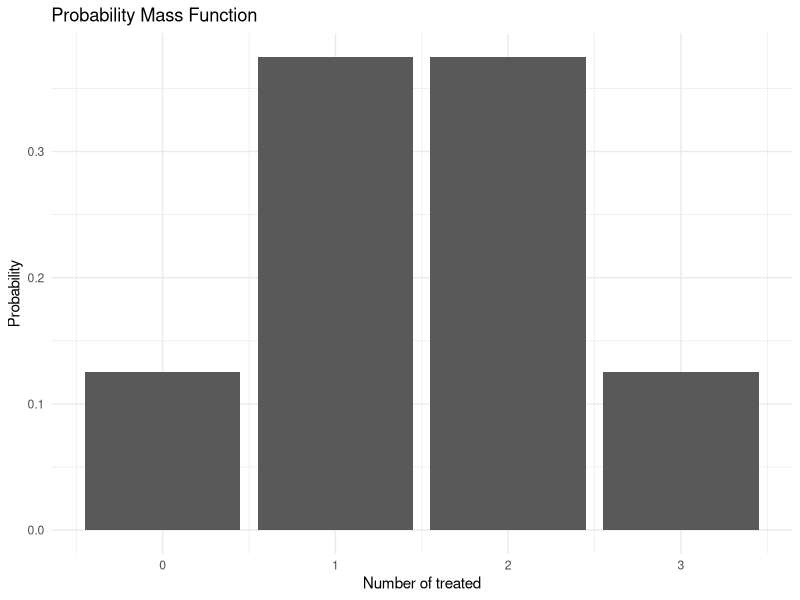
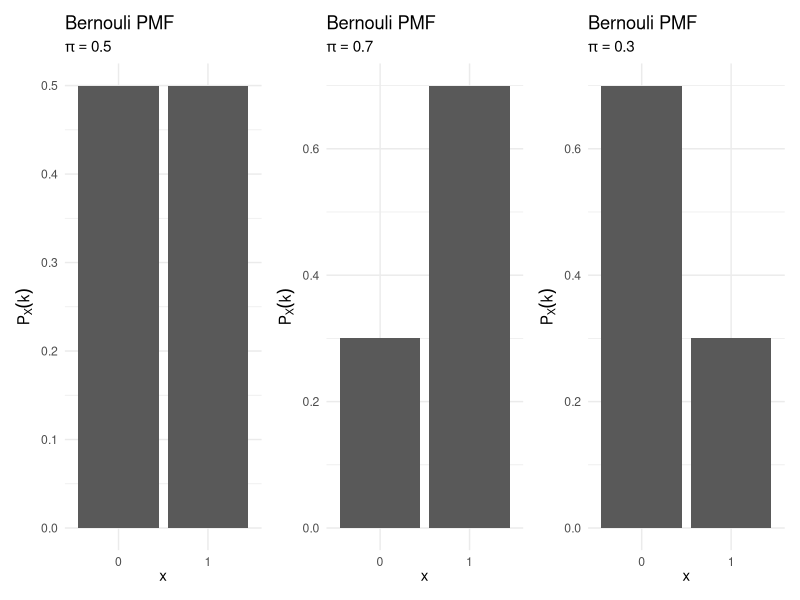
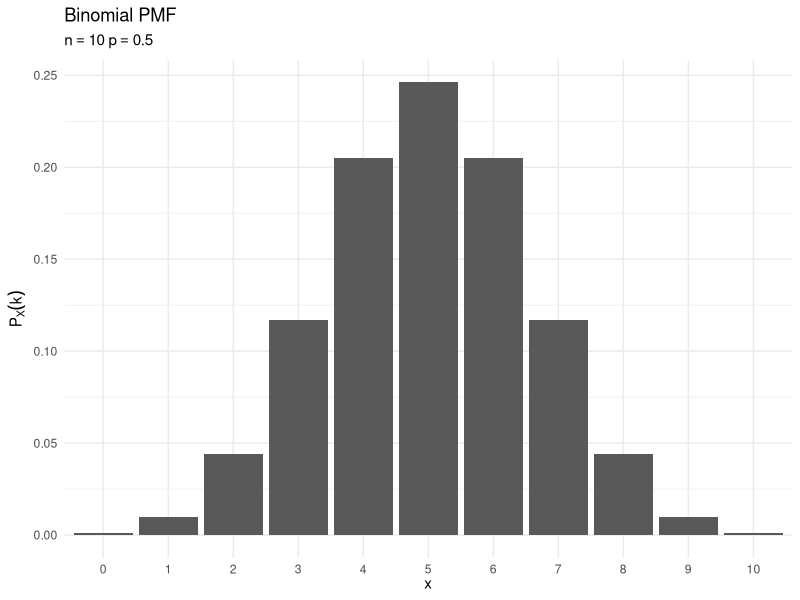
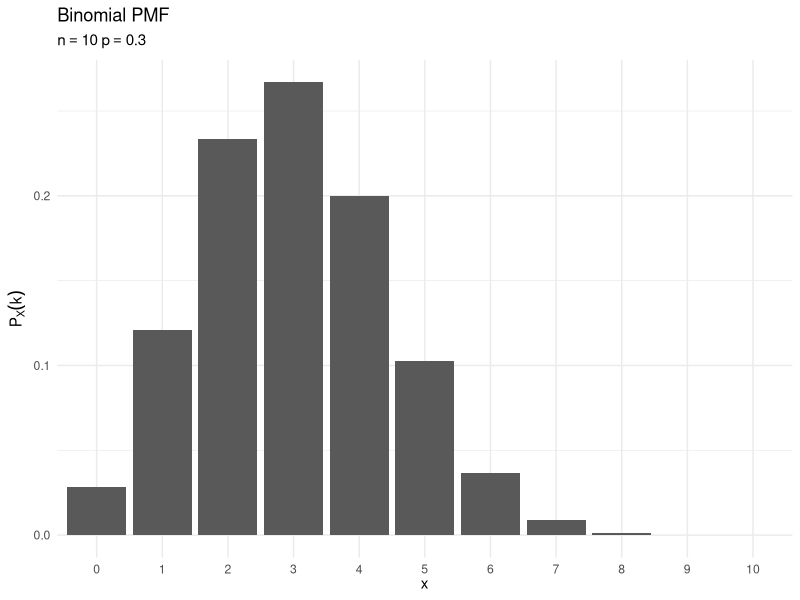
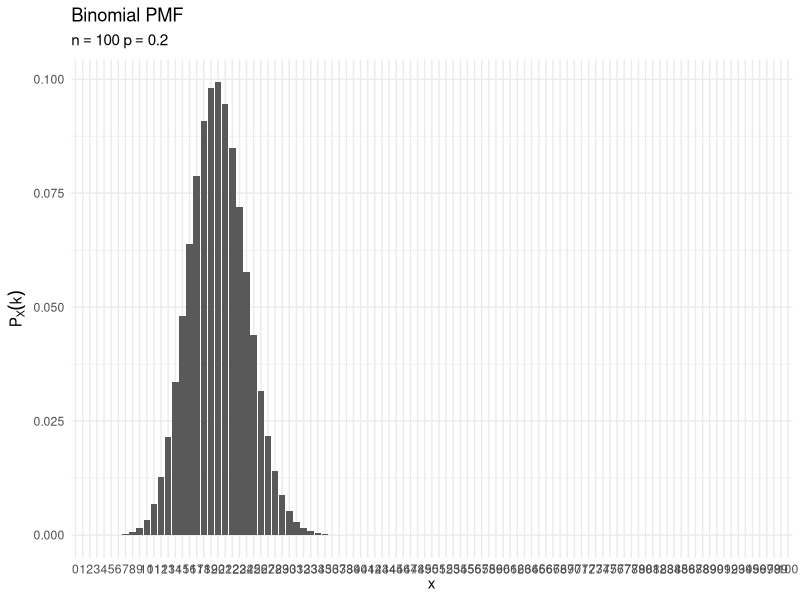
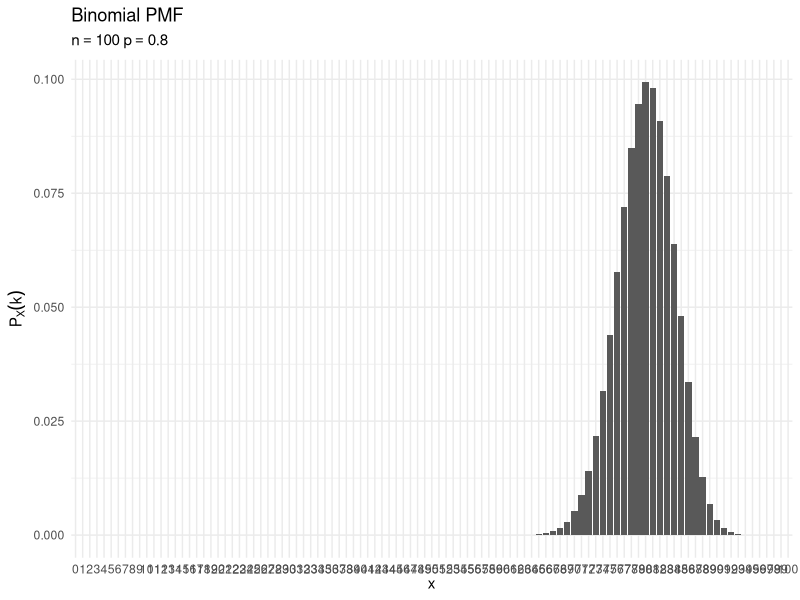
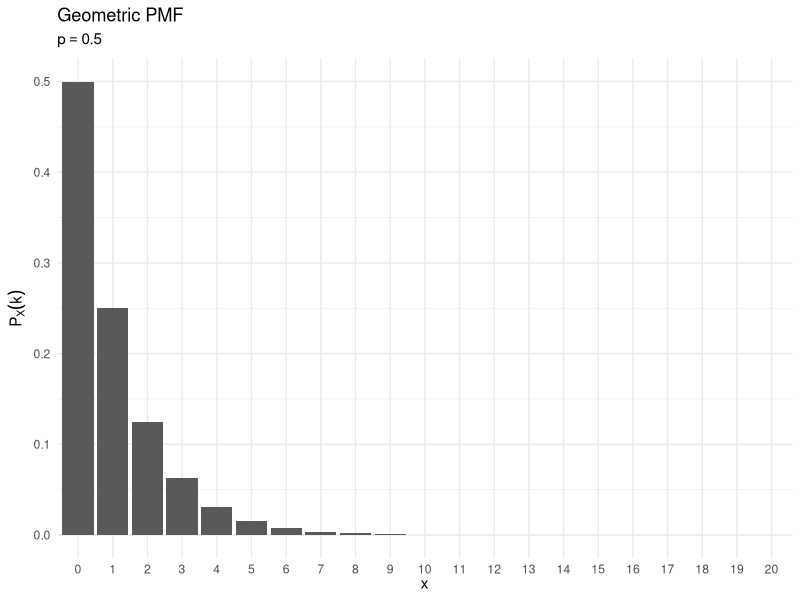
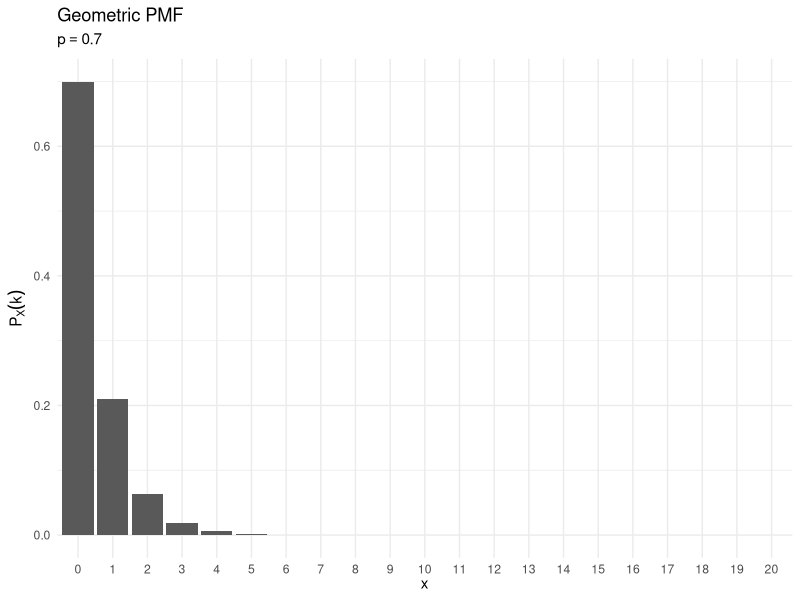

These figures' R source, in order:
## ---- chunk 1
knitr::opts_chunk$set(cache = TRUE)
## ---- chunk 2
library(tidyverse)
library(broom)
library(patchwork)

options(digits = 3)
set.seed(1234)
theme_set(theme_minimal())
## ---- chunk 3
pmf <- data_frame(x = 0:3,
           y = c(1/8, 3/8, 3/8, 1/8))

pmf %>%
  ggplot(aes(x, y)) +
  geom_col() +
  labs(title = "Probability Mass Function",
       x = "Number of treated",
       y = "Probability")
## ---- chunk 4
bernouli_plot <- function(p){
  data_frame(x = 0:1,
             p = dbinom(x = x, size = 1, prob = p)) %>%
    mutate(x = factor(x)) %>%
    ggplot(aes(x, p)) +
    geom_col() +
    labs(title = "Bernouli PMF",
         subtitle = bquote(pi == .(p)),
         x = expression(x),
         y = expression(P[X] (k)))
}
bernouli_plot(.5) +
  bernouli_plot(.7) +
  bernouli_plot(.3)
## ---- chunk 5
binomial_plot <- function(n, p){
  data_frame(x = 0:n,
             p = dbinom(x = x, size = n, prob = p)) %>%
    mutate(x = factor(x)) %>%
    ggplot(aes(x, p)) +
    geom_col() +
    labs(title = "Binomial PMF",
         subtitle = bquote(n == .(n) ~ p == .(p)),
         x = expression(x),
         y = expression(P[X] (k)))
}
binomial_plot(10, .5)
binomial_plot(10, .3)
binomial_plot(100, .2)
binomial_plot(100, .8)
## ---- chunk 6
geometric_plot <- function(p){
  data_frame(x = 0:20,
             p = dgeom(x = x, prob = p)) %>%
    mutate(x = factor(x)) %>%
    ggplot(aes(x, p)) +
    geom_col() +
    labs(title = "Geometric PMF",
         subtitle = bquote(p == .(p)),
         x = expression(x),
         y = expression(P[X] (k)))
}

geometric_plot(.5)
geometric_plot(.7)
geometric_plot(.2)
## ---- chunk 7
poisson_plot <- function(lambda, max_n = 10){
  data_frame(x = 0:max_n,
             p = dpois(x = x, lambda = lambda)) %>%
    mutate(x = factor(x)) %>%
    ggplot(aes(x, p)) +
    geom_col() +
    labs(title = "Poisson PMF",
         subtitle = bquote(lambda == .(lambda)),
         x = expression(x),
         y = expression(P[X] (k)))
}
poisson_plot(2)
poisson_plot(5.5)
poisson_plot(78, max_n = 150)
## ---- chunk 8
data_frame(n = 1:50,
           prob = dpois(n, 5)) %>%
  mutate(ten = n > 10) %>%
  ggplot(aes(n, prob, fill = ten)) +
  geom_col() +
  scale_fill_brewer(type = "qual", guide = FALSE) +
  labs(x = "Number of threats",
       y = "Probability")
## ---- chunk 9

